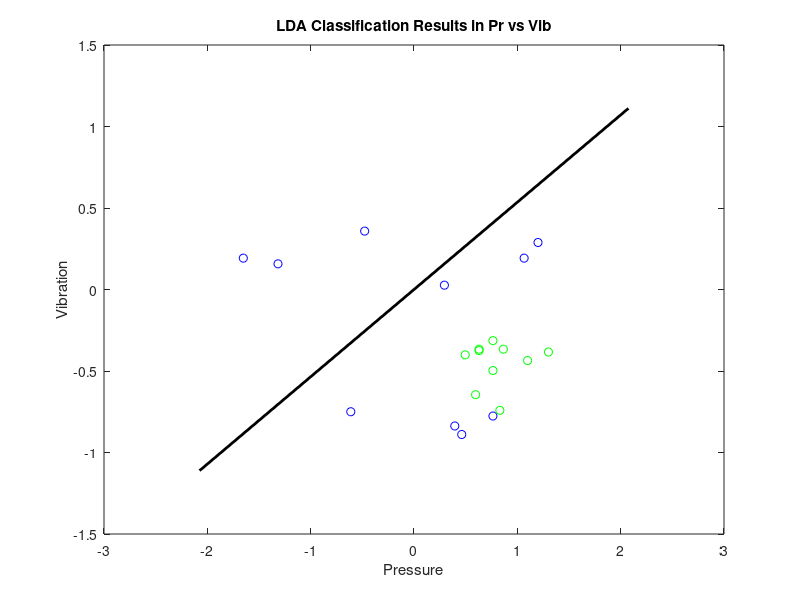
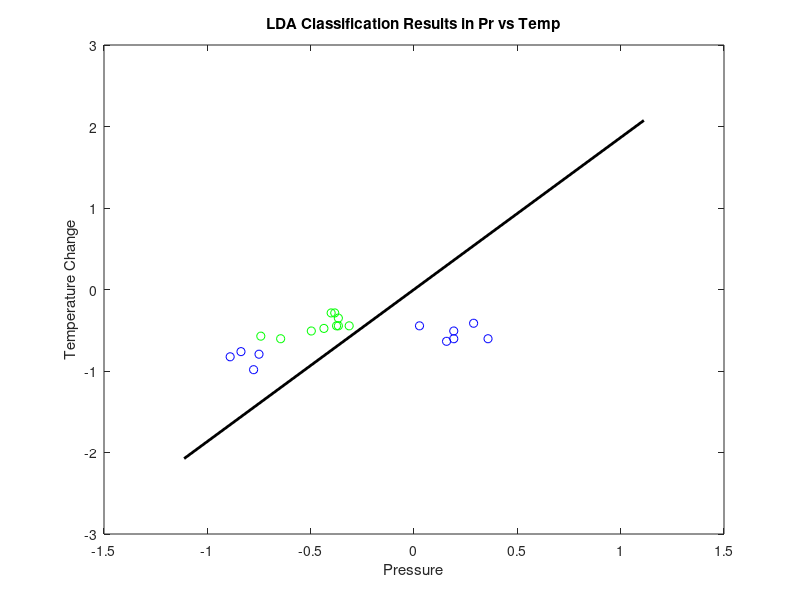
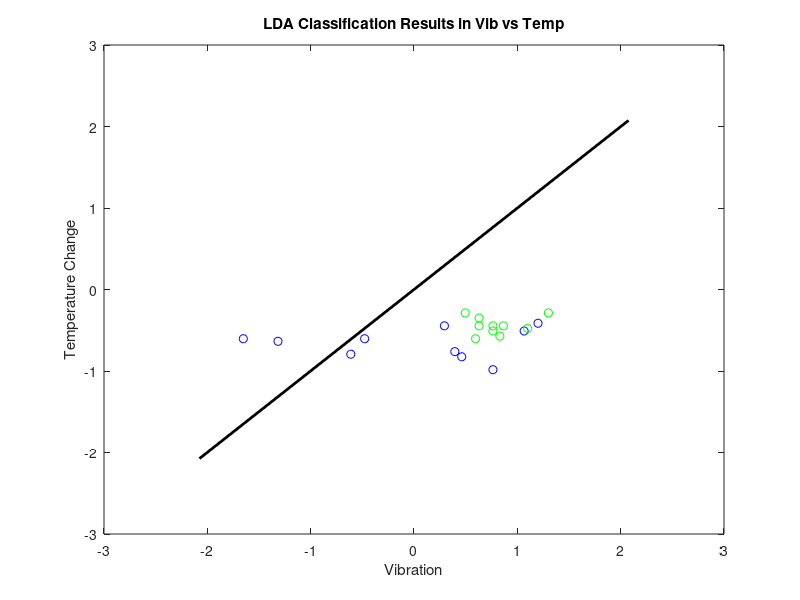

The MATLAB source for these figures, in order:
%% section C: pre-data processing

data0 = load("./PR_CW_DATA_2021/F0_PVT.mat");
data1 = load("./PR_CW_DATA_2021/F1_PVT.mat");

zeroOneColumn = [zeros(10, 1); ones(10, 1)];

% Standardise Data
St_dataMatrix_F0 = (data0.dataMatrix_F0 - mean(data0.dataMatrix_F0)) ./ std(data0.dataMatrix_F0);
St_dataMatrix_F1 = (data1.dataMatrix_F1 - mean(data1.dataMatrix_F1)) ./ std(data1.dataMatrix_F1);

% two object within F0 and F1
% label = 0, car sponge
% label = 1, black foam
% data preprocessing 2D
data0PV = [data0.dataMatrix_F0(11:20,1:2) zeros(10, 1);
    data0.dataMatrix_F0(21:30,1:2) ones(10, 1)];
data0PVX1 = data0PV(1:10,1:2);
data0PVX2 = data0PV(11:20,1:2);

data0PT = [data0.dataMatrix_F0(11:30,2:3) zeroOneColumn];
data0PTX1 = data0PT(1:10,1:2);
data0PTX2 = data0PT(11:20,1:2);

data0TV = [data0.dataMatrix_F0(11:20,1) data0.dataMatrix_F0(11:20,3) zeros(10, 1);
    data0.dataMatrix_F0(21:30,1) data0.dataMatrix_F0(21:30,3) ones(10, 1)];
data0TVX1 = data0TV(1:10,1:2);
data0TVX2 = data0TV(11:20,1:2);

% 3D data PTV
data0VPT = [data0.dataMatrix_F0(11:30,:) zeroOneColumn];
data0VPTX1 = data0VPT(1:10,1:3);
data0VPTX2 = data0VPT(11:20,1:3);

%% question A-1: Pressure vs Vibration

features = data0PV(:,1:2);
labels = zeroOneColumn;

% mean values
Mu = mean(data0PV);
Mu1 = mean(data0PVX1);
Mu2 = mean(data0PVX2);

% covariance matrix
S1 = cov(data0PVX1 - Mu1);
S2 = cov(data0PVX2 - Mu2);
Sw = S1 + S2;

SB = (Mu1-Mu2)*(Mu1-Mu2)';

% LDA projection
invSw = inv(Sw);
invSw_by_SB = invSw * SB;

% get the projection vector
[eigenvectors1, eigenvalues1] = eig(invSw_by_SB);
W = eigenvectors1(:,1);

% LDA model functions
% ldaModel = fitcdiscr(features, labels);

%data for plot
st_data0PV = [St_dataMatrix_F0(11:30,1:2) zeroOneColumn];
st_data1PV = [St_dataMatrix_F1(11:30,1:2) zeroOneColumn];

% Draw Hyperplane for LDA
direction = W - Mu(1:2);

step = 0.001; % adjust length of hyperplane
point1 = [0,0] - step * direction';
point2 = [0,0] + step * direction';

figure(1);
for i = 1:size(data0PV, 1)
    if data0PV(i,3) == 0
        plot(st_data0PV(i,1), st_data0PV(i,2), 'bo'); hold on;
    elseif data0PV(i,3) == 1
        plot(st_data0PV(i,1), st_data0PV(i,2), 'go'); hold on;
    end
end
hold on;

% gscatter(data0PV(:,1), data0PV(:,2), ldaResubPredict, 'bg', 'x*');
% legend('Class 0', 'Class 1');
xlabel('Pressure');
ylabel('Vibration');
title('LDA Classification Results in Pr vs Vib');
hold on;

plot([point1(1), point2(1)], [point1(2), point2(2)], 'k-', 'LineWidth', 2);

hold off;

%% question A-2: Pressure vs Temperature Change

features = data0PT(:,1:2);
labels = zeroOneColumn;

% mean values
Mu = mean(data0PT);
Mu1 = mean(data0PTX1);
Mu2 = mean(data0PTX2);

% covariance matrix
S1 = cov(data0PTX1 - Mu1);
S2 = cov(data0PTX2 - Mu2);
Sw = S1 + S2;

SB = (Mu1-Mu2)*(Mu1-Mu2)';

% LDA projection
invSw = inv(Sw);
invSw_by_SB = invSw * SB;

% get the projection vector
[eigenvectors2, eigenvalues2] = eig(invSw_by_SB);
W = eigenvectors2(:,1);

% LDA model functions
% ldaModel = fitcdiscr(features, labels);

%data for plot
st_data0PT = [St_dataMatrix_F0(11:30,[2,3]) zeroOneColumn];
st_data1PT = [St_dataMatrix_F1(11:30,[2,3]) zeroOneColumn];

% Draw Hyperplane for LDA
direction = W - Mu(1:2);

step = 0.001; % adjust length of hyperplane
point1 = [0,0] - step * direction';
point2 = [0,0] + step * direction';

figure(2);
for i = 1:size(data0PV, 1)
    if data0PV(i,3) == 0
        plot(st_data0PT(i,1), st_data0PT(i,2), 'bo'); hold on; % Blue star for class 0
    elseif data0PV(i,3) == 1
        plot(st_data0PT(i,1), st_data0PT(i,2), 'go'); hold on; % Green star for class 1
    end
end
hold on;

% gscatter(data0PV(:,1), data0PV(:,2), ldaResubPredict, 'bg', 'x*');
% legend('Class 0', 'Class 1');
xlabel('Pressure');
ylabel('Temperature Change');
title('LDA Classification Results in Pr vs Temp');
hold on;

plot([point1(1), point2(1)], [point1(2), point2(2)], 'k-', 'LineWidth', 2); % 'k-' 表示黑色实线

hold off;

%% question A-3: Temperature Change vs Vibration

features = data0TV(:,1:2);
lalbels = zeroOneColumn;

% mean values
Mu = mean(data0TV);
Mu1 = mean(data0TVX1);
Mu2 = mean(data0TVX2);

% covariance matrix
S1 = cov(data0TVX1 - Mu1);
S2 = cov(data0TVX2 - Mu2);
Sw = S1 + S2;

SB = (Mu1-Mu2)*(Mu1-Mu2)';

% LDA projection
invSw = inv(Sw);
invSw_by_SB = invSw * SB;

% get the projection vector
[eigenvectors3, eigenvalues3] = eig(invSw_by_SB);
W = eigenvectors3(:,1);

% LDA model functions
% ldaModel = fitcdiscr(features, labels);

%data for plot
st_data0TV = [St_dataMatrix_F0(11:30,[1,3]) zeroOneColumn];
st_data1TV = [St_dataMatrix_F1(11:30,[1,3]) zeroOneColumn];

% Draw Hyperplane for LDA
direction = W - Mu(1:2);

step = 0.001; % adjust length of hyperplane
point1 = [0,0] - step * direction';
point2 = [0,0] + step * direction';

figure(3);
for i = 1:size(data0PV, 1)
    if data0PV(i,3) == 0
        plot(st_data0TV(i,1), st_data0TV(i,2), 'bo'); hold on; % Blue star for class 0
    elseif data0PV(i,3) == 1
        plot(st_data0TV(i,1), st_data0TV(i,2), 'go'); hold on; % Green star for class 1
    end
end
hold on;

% gscatter(data0PV(:,1), data0PV(:,2), ldaResubPredict, 'bg', 'x*');
% legend('Class 0', 'Class 1');
xlabel('Vibration');
ylabel('Temperature Change');
title('LDA Classification Results in Vib vs Temp');
hold on;

plot([point1(1), point2(1)], [point1(2), point2(2)], 'k-', 'LineWidth', 2); % 'k-' 表示黑色实线

hold off;
